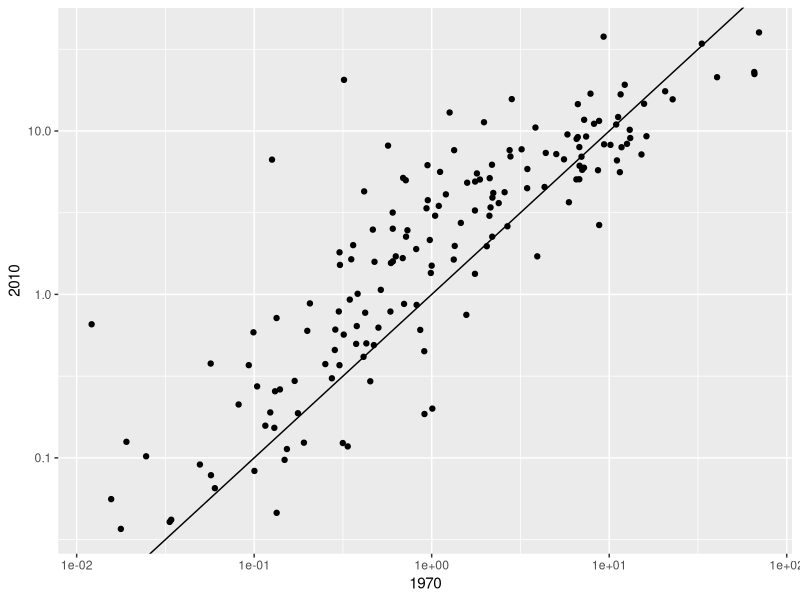
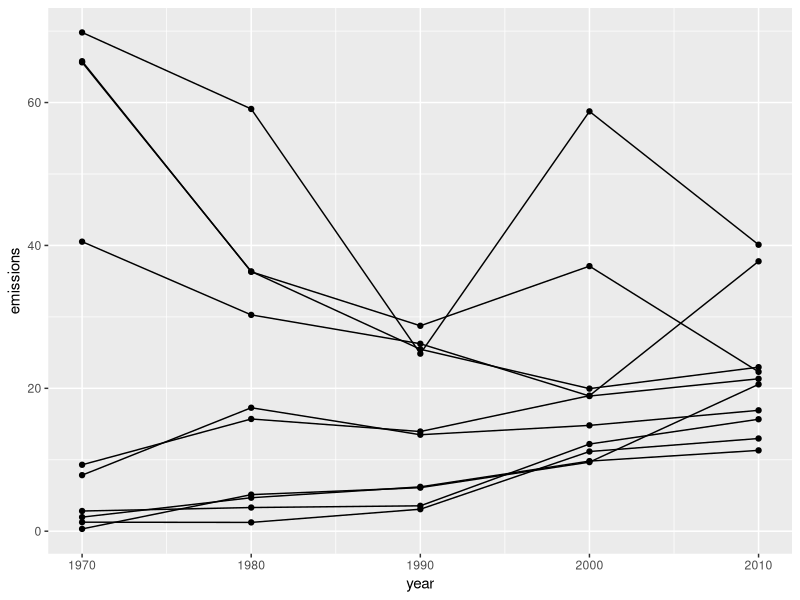
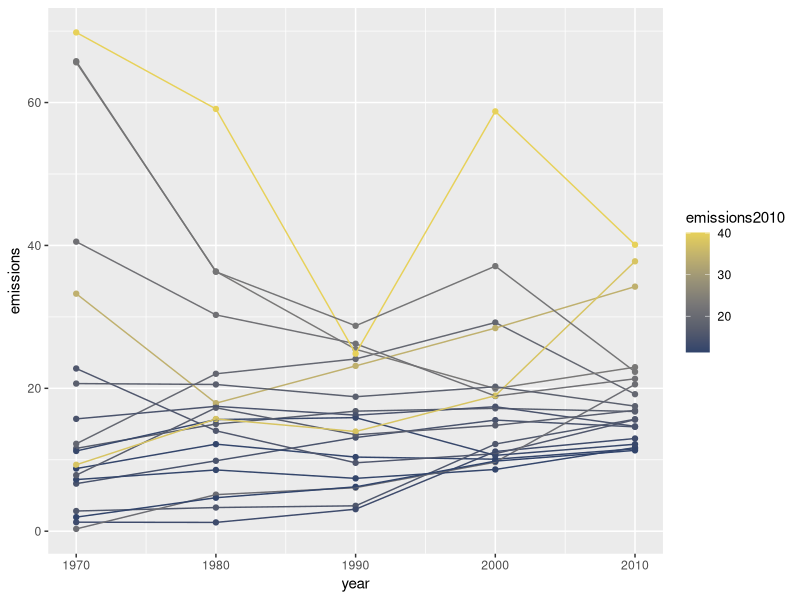

The R source for these figures, in order:
library(here)
library(tidyverse)

d <- read_csv(here("data-raw", "CO2_emissions", "CO2_emissions_per_capita.csv"))
names(d)[1] <- "country"

CO2_emissions <- d %>%
  gather(year, emissions, -country) %>%
  mutate(year = as.numeric(year)) %>%
  filter(year >= 1950) %>%
  na.omit()

CO2_emissions %>% filter(year %in% c(1970, 1980, 1990, 2000, 2010)) %>%
  spread(year, emissions) %>% na.omit() -> emissions_1970_2010
ggplot(emissions_1970_2010, aes(`1970`, `2010`)) + geom_point() + scale_x_log10() + scale_y_log10() +
  geom_abline(slope = 1)

emissions_1970_2010 %>% mutate(diff = `2010` - `1970`) %>%
  arrange(desc(abs(diff))) -> emissions_diff

emissions_diff[1:10,] %>% select(-diff) %>% 
  gather(year, emissions, `1970`:`2010`) %>%
  mutate(year = as.numeric(year)) -> emissions_top_ten

ggplot(emissions_top_ten, aes(x = year, y = emissions, group = country)) + geom_point() + geom_line()

CO2_2010 <- gather(emissions_1970_2010, year, emissions, `1970`:`2010`) %>%
  filter(year == "2010") %>%
  select(-year) %>%
  rename(emissions2010 = emissions) %>% top_n(20)

CO2_ref2010 <- filter(CO2_emissions, year %in% c(1970, 1980, 1990, 2000, 2010)) %>%
  right_join(CO2_2010)

ggplot(CO2_ref2010, aes(x = year, y = emissions, group = country, color = emissions2010)) + 
  geom_point() + geom_line() + scale_color_viridis_c(option = "E", begin = 0.2, end = 0.9)

